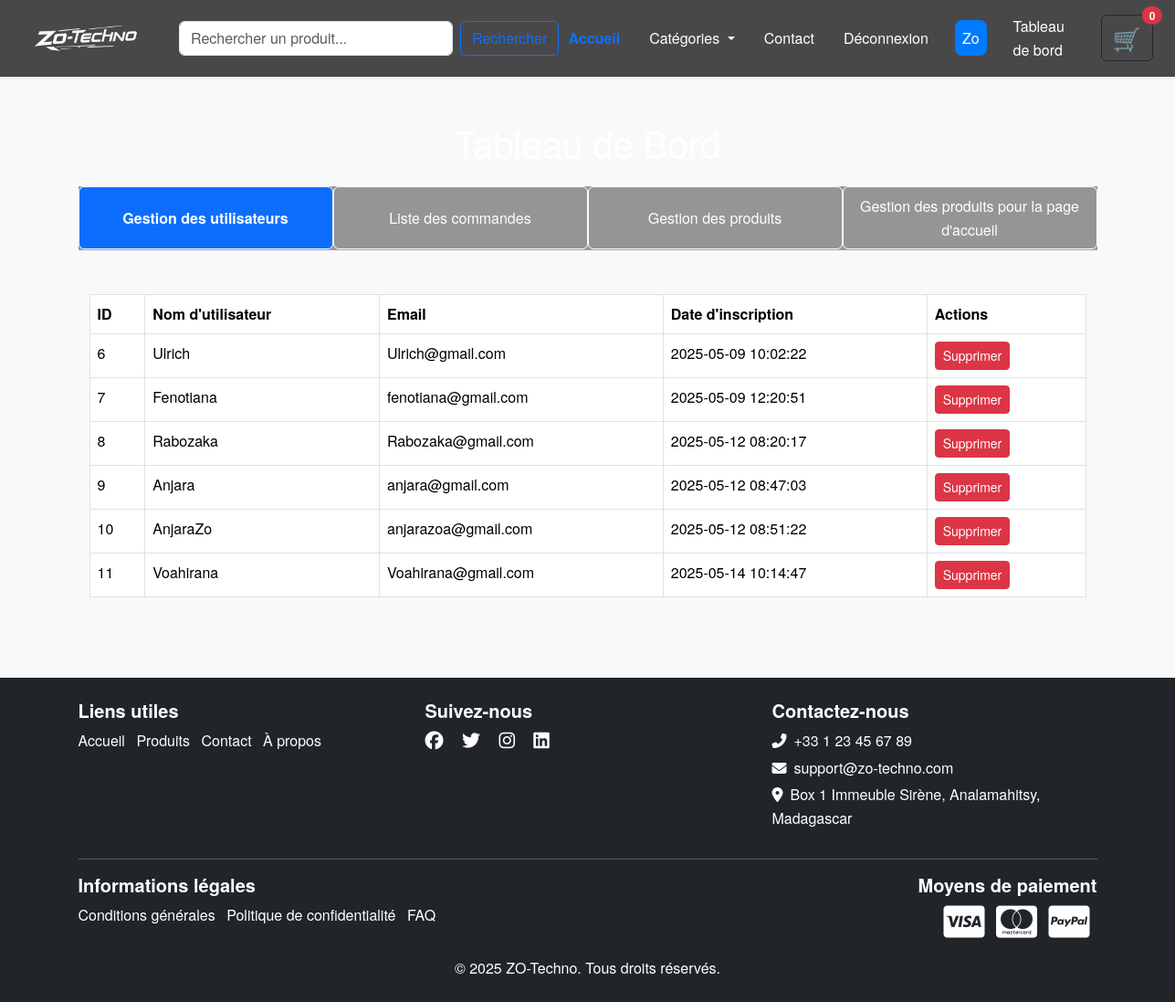
Screenshot of /admin/index.php (signed in) with the database file from the repository.
### tables this page shows
CREATE TABLE IF NOT EXISTS `utilisateurs` (
  `id` int NOT NULL AUTO_INCREMENT,
  `username` varchar(191) NOT NULL,
  `email` varchar(191) NOT NULL,
  `password` text,
  `created_at` timestamp NULL DEFAULT CURRENT_TIMESTAMP,
  PRIMARY KEY (`id`),
  UNIQUE KEY `email` (`email`),
  UNIQUE KEY `username` (`username`)
);

### admin/index.php (the view, shortened to what this page needs)
<?php
require("../config/connexionBd.php");
?>
<!DOCTYPE html>
<html lang="fr">
<head>
    <link rel="stylesheet" href="https://cdn.jsdelivr.net/npm/aos@2.3.4/dist/aos.min.css">
    <link href="https://cdn.jsdelivr.net/npm/bootstrap@5.3.6/dist/css/bootstrap.min.css" rel="stylesheet">
    <link rel="stylesheet" href="../CSS/style.css">
    <link rel="stylesheet" href="https://cdnjs.cloudflare.com/ajax/libs/font-awesome/6.7.2/css/all.min.css">
</head>
<body class="bg-light">
    <?php
    include("../layouts/header.php")
    ?>
    <div class="container py-5 text-white">
        <h1 class="text-center mb-4">Tableau de Bord</h1>
        <nav id="nav-dashboard" class="nav nav-dashboard nav-pills nav-justified mb-4">
            <a class="nav-link active" href="#users" onclick="showSection('users', event)">Gestion des utilisateurs</a>
            <a class="nav-link" href="#orders" onclick="showSection('orders', event)">Liste des commandes</a>
            <a class="nav-link" href="#products" onclick="showSection('products', event)">Gestion des produits</a>
            <a class="nav-link" href="#productsforhomePage" onclick="showSection('productsforhomePage', event)">Gestion des produits pour la page d'accueil</a>
        </nav>
        <div id="users" class="dashboard-section">
            <div class="container mt-5">
                <table class="table table-bordered">
                    <thead>
                        <tr>
                            <th>ID</th>
                            <th>Nom d'utilisateur</th>
                            <th>Email</th>
                            <th>Date d'inscription</th>
                            <th>Actions</th>
                        </tr>
                    </thead>
                    <tbody>
                        <?php
                        $adminEmails = ['rajaonarisoafenotianazo@gmail.com'];
                        $placeholders = implode(',', array_fill(0, count($adminEmails), '?'));
                        $stmt = $access->prepare("SELECT id, username, email, created_at FROM utilisateurs WHERE email NOT IN ($placeholders)");
                        $stmt->execute($adminEmails);
                        $clients = $stmt->fetchAll();
                        foreach ($clients as $client): ?>
                            <tr>
                                <td><?= htmlspecialchars($client['id']) ?></td>
                                <td><?= htmlspecialchars($client['username']) ?></td>
                                <td><?= htmlspecialchars($client['email']) ?></td>
                                <td><?= htmlspecialchars($client['created_at']) ?></td>
                                <td>
                                    <form action="../config/delete_client.php" method="POST" onsubmit="return confirm('Êtes-vous sûr de vouloir supprimer ce client ?');">
                                        <button type="submit" class="btn btn-danger btn-sm">Supprimer</button>
                                    </form>
                                </td>
                            </tr>
                        <?php endforeach; ?>
                    </tbody>
                </table>
            </div>
        </div>
    </div>
    <?php
    include("../layouts/footer.php")
    ?>
</body>
</html>

### layouts/header.php (shortened to what this page needs)
<nav id="Navbar" class="navbar navbar-expand-lg   shadow-sm sticky-top p-2">
    <div class="d-flex justify-content-around w-100">
        <div class="d-flex align-items-center mx-3">
            <a class="navbar-brand fw-bold ms-0" href="../index.php"> <img width="140px" src="../img/80734ae7b77fc94a7a9d1aa80f3ad0ccb28c473b2efc32271b7c3412ee71f6a4-removebg-preview (2).png" alt="logo"></a>
        </div>
        <div class="collapse navbar-collapse" id="nav">
            <form class="d-flex me-auto ms-0 align-items-center w-100" action="../recherche.php" method="GET">
                <input class="form-control me-2" type="search" name="q" placeholder="Rechercher un produit..." aria-label="Search" style="width: 300px;">
                <button class="btn btn-outline-primary" type="submit">Rechercher</button>
            </form>
            <ul class="navbar-nav text-white ms-auto d-flex align-items-center">
                <li class="nav-item"><a class="nav-link <?= basename($_SERVER['PHP_SELF']) == 'index.php' ? 'active' : '' ?>" href="../index.php">Accueil</a></li>
                <li class="nav-item dropdown d-none d-md-block position-static">
                    <a class="nav-link <?= basename($_SERVER['PHP_SELF']) == 'produits.php' ? 'active' : '' ?> dropdown-toggle" href="../users/categories.php" id="megaMenuLink" role="button" data-bs-toggle="dropdown" aria-expanded="false">
                        Catégories
                    </a>
                </li>
                <li class="nav-item"><a class="nav-link <?= basename($_SERVER['PHP_SELF']) == 'contact.php' ? 'active' : '' ?>" href="../users/contact.php">Contact</a></li>
                <?php if (isset($_SESSION['user'])): ?>
                    <li class="nav-item">
                        <a class="nav-link text-danger" href="../config/logout.php">Déconnexion</a>
                    </li>
                    <li class="nav-item">
                        <a class="nav-link nav-username" href="#">
                            <?= htmlspecialchars($_SESSION['user']['username']); ?>
                        </a>
                    </li>
                <?php else: ?>
                    <li class="nav-item">
                        <a class="nav-link  <?= basename($_SERVER['PHP_SELF']) == 'loginUser.php' ? 'active' : '' ?>" href="../users/loginUser.php">Connexion</a>
                    </li>
                <?php endif; ?>
                <?php if (
                    isset($_SESSION['user']['username'], $_SESSION['user']['email']) &&
                    $_SESSION['user']['username'] === 'Zo' &&
                    $_SESSION['user']['email'] === 'rajaonarisoafenotianazo@gmail.com'
                ): ?>
                    <li class="nav-item">
                        <a class="nav-link " href="../admin/index.php">Tableau de bord</a>
                    </li>
                <?php endif; ?>
                <li class="nav-item">
                    <a class="btn btn-outline-dark position-relative" href="../users/view_cart.php">
                        <span style="font-size: 25px;"> 🛒</span>
                        <span class="position-absolute top-0 start-100 translate-middle badge rounded-pill bg-danger">
                            <?php
                            $totalQuantity = 0;
                            echo $totalQuantity;
                            ?>
                        </span>
                    </a>
                </li>
            </ul>
        </div>
    </div>
</nav>

### layouts/footer.php (shortened to what this page needs)
<footer class="bg-dark text-white mt-4 py-4 ">
    <div class="container">
        <div class="row">
            <div class="col-md-4 text-center text-md-start mb-3 mb-md-0">
                <h5 class="fw-bold">Liens utiles</h5>
                <ul class="list-inline">
                    <li class="list-inline-item"><a href="../index.php" class="text-white text-decoration-none">Accueil</a></li>
                    <li class="list-inline-item"><a href="../users/categories.php" class="text-white text-decoration-none">Produits</a></li>
                    <li class="list-inline-item"><a href="../users/contact.php" class="text-white text-decoration-none">Contact</a></li>
                    <li class="list-inline-item"><a href="../users/about.php" class="text-white text-decoration-none">À propos</a></li>
                </ul>
            </div>
            <div class="col-md-4 text-center text-md-start mb-3 mb-md-0">
                <h5 class="fw-bold">Suivez-nous</h5>
                <a href="https://facebook.com" target="_blank" class="text-white me-3">
                    <i class="fab fa-facebook fa-lg"></i>
                </a>
                <a href="https://twitter.com" target="_blank" class="text-white me-3">
                    <i class="fab fa-twitter fa-lg"></i>
                </a>
                <a href="https://instagram.com" target="_blank" class="text-white me-3">
                    <i class="fab fa-instagram fa-lg"></i>
                </a>
                <a href="https://linkedin.com" target="_blank" class="text-white">
                    <i class="fab fa-linkedin fa-lg"></i>
                </a>
            </div>
            <div class="col-md-4 text-center text-md-start">
                <h5 class="fw-bold">Contactez-nous</h5>
                <p class="mb-1"><i class="fas fa-phone-alt me-2"></i>+33 1 23 45 67 89</p>
                <p class="mb-1"><i class="fas fa-envelope me-2"></i>support@zo-techno.com</p>
                <p><i class="fas fa-map-marker-alt me-2"></i>Box 1 Immeuble Sirène, Analamahitsy, Madagascar</p>
            </div>
        </div>
        <hr class="bg-light">
        <div class="row">
            <div class="col-md-6 text-center text-md-start">
                <h5 class="fw-bold">Informations légales</h5>
                <ul class="list-inline">
                    <li class="list-inline-item"><a href="../users/conditions.php" class="text-white text-decoration-none">Conditions générales</a></li>
                    <li class="list-inline-item"><a href="../users/confidentialite.php" class="text-white text-decoration-none">Politique de confidentialité</a></li>
                    <li class="list-inline-item"><a href="../users/faq.php" class="text-white text-decoration-none">FAQ</a></li>
                </ul>
            </div>
            <div class="col-md-6 text-center text-md-end">
                <h5 class="fw-bold">Moyens de paiement</h5>
                <i class="fab fa-cc-visa me-2" style="font-size: 40px;"></i>
                <i class="fab fa-cc-mastercard me-2" style="font-size: 40px;"></i>
                <i class="fab fa-cc-paypal me-2" style="font-size: 40px;"></i>
            </div>
        </div>
        <div class="text-center mt-3">
            <p class="mb-0">&copy; <?= date('Y') ?> ZO-Techno. Tous droits réservés.</p>
        </div>
    </div>
</footer>
</body>
</html>

### CSS/style.css (style rules this page uses)
* { box-sizing:border-box ; }
#Navbar { width: 100%; z-index: 1000; background-color: rgba(29, 28, 28, 0.8); backdrop-filter: blur(10px)!important; box-shadow: 0 2px 5px rgba(0, 0, 0, 0.1); padding: 10px 20px; }
body { font-family: 'Helvetica Neue', Arial, sans-serif; line-height: 1.6; background-image: url('https://images.unsplash.com/photo-1585314062340-f1a5a7c9328d?q=80&w=1374&auto=format&fit=crop&ixlib=rb-4.1.0&ixid=M3wxMjA3fDB8MHxwaG90by1wYWdlfHx8fGVufDB8fHx8fA%3D%3D'); }
a { text-decoration: none; }
.navbar-nav .nav-item { margin-right: 1rem; }
.navbar-nav .btn-outline-dark { margin-left: 1rem; }
.nav-link { color: white !important }
.nav-link.active { color: #0d6efd !important; font-weight: bold; background-color: transparent; }
#nav-dashboard a.nav-link { color: #ffffff; display: flex; border:1px solid white !important; align-items: center; justify-content: center; }
#nav-dashboard .nav-link.active { align-items: center; color: #ffffff !important; font-weight: bold; }
nav { background: rgba(51, 51, 51, 0.5); box-shadow: 1px 1px 5px rgba(255, 255, 255, 0.164); backdrop-filter: blur(5px); -webkit-backdrop-filter: blur(10px); border-bottom: 1px solid rgba(255, 255, 255, 0.1); }
.navbar { backdrop-filter: blur(5px); -webkit-backdrop-filter: blur(10px); border-bottom: 1px solid rgba(0, 0, 0, 0.1); }
.nav-username { text-align: center; font-weight: 500; margin:0 5px; color: #ffffff; padding: 0.4rem 1rem; border-radius: 0.5rem; background: rgba(0, 123, 255); transition: background 0.3s ease, color 0.3s ease; }

### rows the page displays
utilisateurs: id "6", username "Ulrich", email "Ulrich@gmail.com", created_at "2025-05-09 10:02:22"
utilisateurs: id "7", username "Fenotiana", email "fenotiana@gmail.com", created_at "2025-05-09 12:20:51"
utilisateurs: id "8", username "Rabozaka", email "Rabozaka@gmail.com", created_at "2025-05-12 08:20:17"
utilisateurs: id "9", username "Anjara", email "anjara@gmail.com", created_at "2025-05-12 08:47:03"
utilisateurs: id "10", username "AnjaraZo", email "anjarazoa@gmail.com", created_at "2025-05-12 08:51:22"
utilisateurs: id "11", username "Voahirana", email "Voahirana@gmail.com", created_at "2025-05-14 10:14:47"

### other values shown
$_SESSION['user']['username'] "Zo"
$totalQuantity "0"
